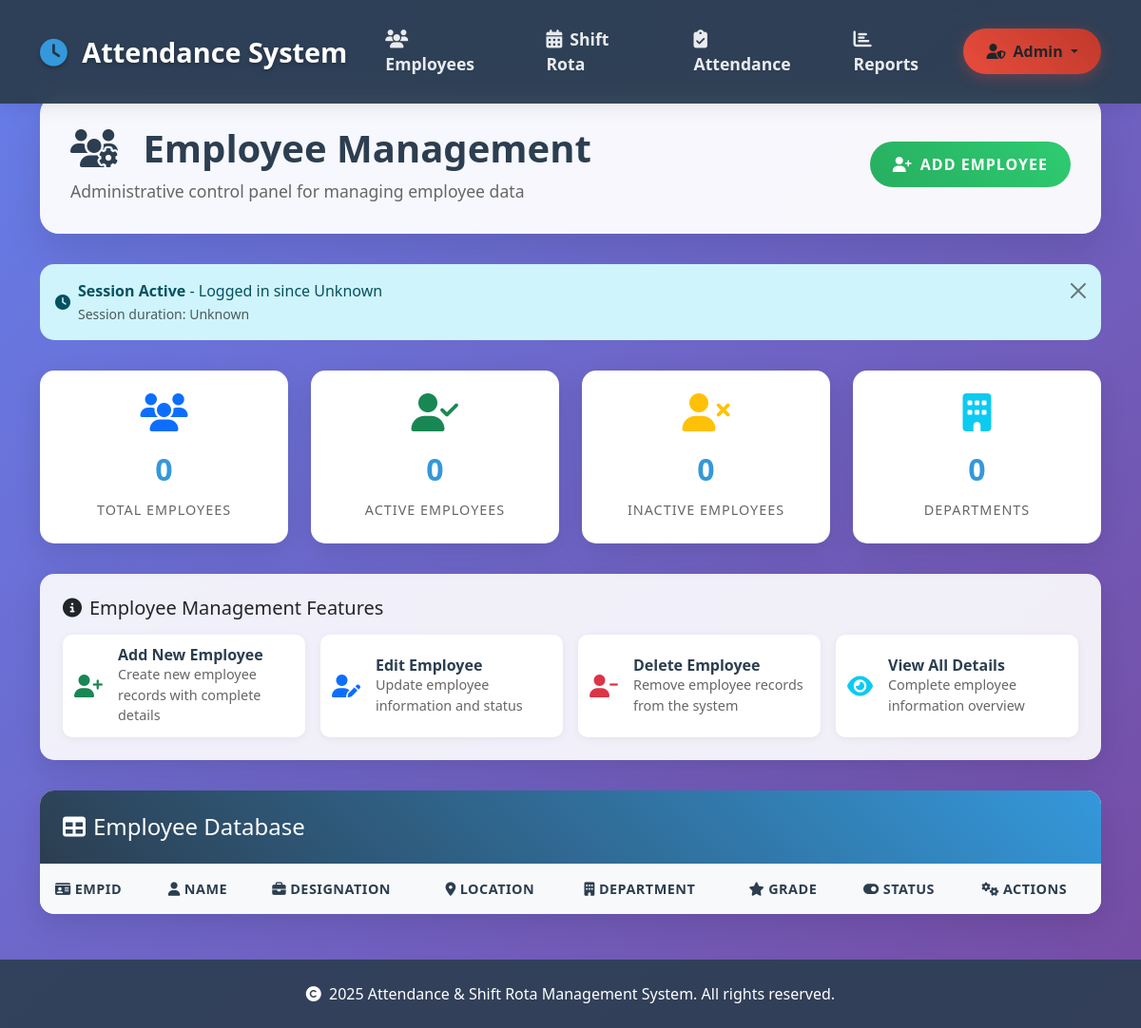
/admin/employees (signed in), run on an earlier commit of the app's database.
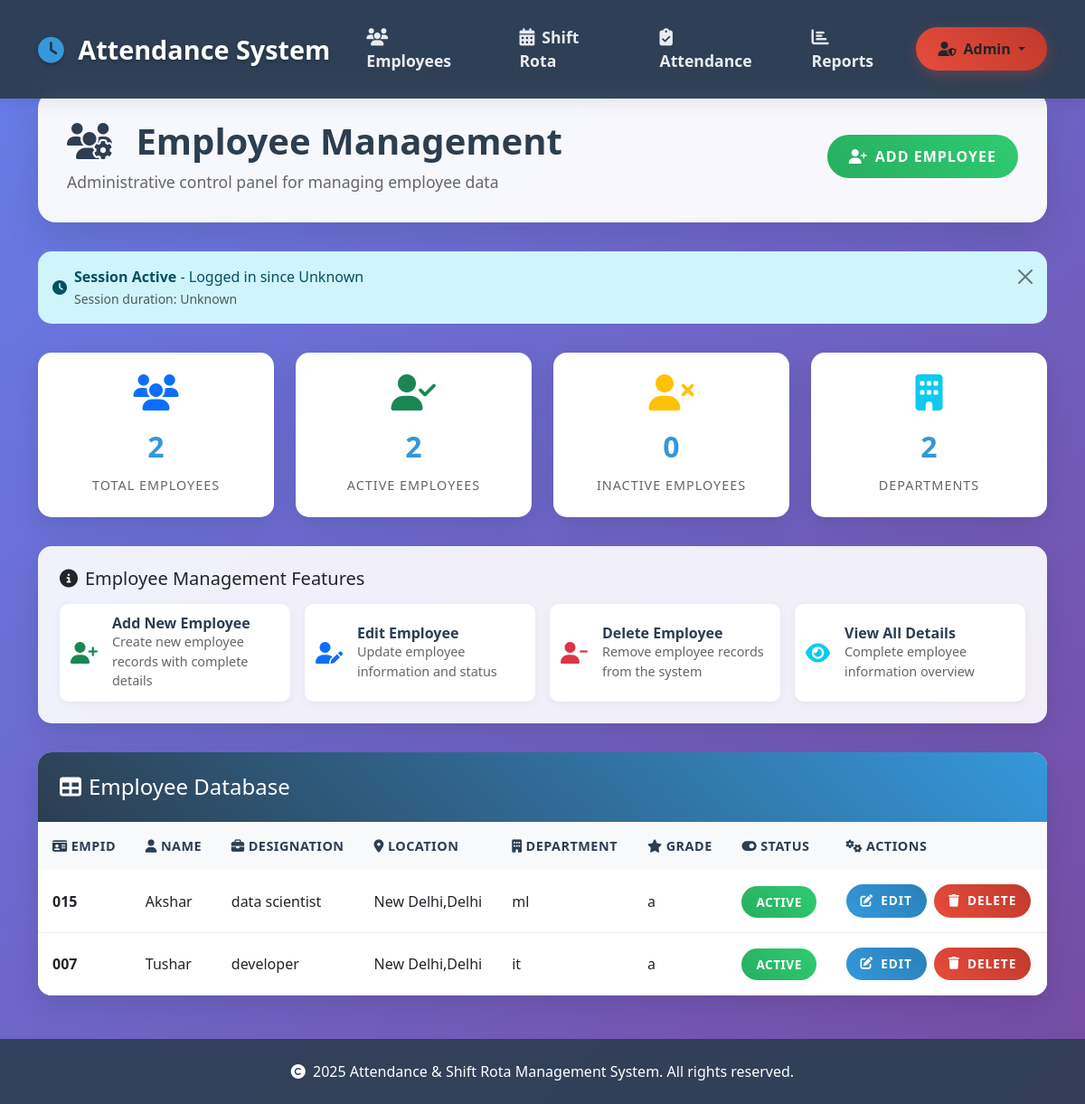
And on a later commit of the database.
### Sarthak-final-main/models.py (models this page shows)
class Employee(db.Model):
    id = db.Column(db.Integer, primary_key=True)
    emp_id = db.Column(db.String(20), unique=True, nullable=False)
    name = db.Column(db.String(100), nullable=False)
    designation = db.Column(db.String(100))
    location = db.Column(db.String(100))
    department = db.Column(db.String(100))
    grade = db.Column(db.String(50))
    status = db.Column(db.String(20), default='active')

### Sarthak-final-main/app.py (the view)
@app.route('/admin/employees')
@admin_required
def admin_employees():
    employees = Employee.query.all()
    return render_template('admin_employees.html', employees=employees)

### Sarthak-final-main/app.py (called while the page is built)
def admin_required(f):
    from functools import wraps
    @wraps(f)
    def decorated_function(*args, **kwargs):
        if not session.get('admin'):
            flash('Admin login required.', 'danger')
            return redirect(url_for('admin_login'))
        login_time = session.get('login_time')
        if login_time:
            try:
                login_datetime = datetime.fromisoformat(login_time)
                if datetime.now() - login_datetime > timedelta(hours=8):
                    session.clear()
                    flash('Session expired. Please login again.', 'warning')
                    return redirect(url_for('admin_login'))
            except ValueError:
                pass  # If login_time is invalid, continue
        return f(*args, **kwargs)
    return decorated_function

### Sarthak-final-main/templates/admin_employees.html (shortened to what the changed rows need)
<!DOCTYPE html>
<html lang="en">
<head>
    <link href="https://cdn.jsdelivr.net/npm/bootstrap@5.3.0/dist/css/bootstrap.min.css" rel="stylesheet">
    <link href="https://cdnjs.cloudflare.com/ajax/libs/font-awesome/6.4.0/css/all.min.css" rel="stylesheet">
</head>
<body>
    <div class="container" style="margin-top: 100px;">
        <div class="page-header">
            <div class="admin-header">
                <div class="header-left">
                    <div>
                        <h1 class="page-title">
                            <i class="fas fa-users-cog me-3"></i>
                            Employee Management
                        </h1>
                    </div>
                </div>
            </div>
        </div>
        <div class="stats-cards">
            <div class="stat-card">
                <i class="fas fa-users stat-icon text-primary"></i>
                <span class="stat-number">{{ employees|length }}</span>
                <div class="stat-label">Total Employees</div>
            </div>
            <div class="stat-card">
                <i class="fas fa-user-check stat-icon text-success"></i>
                <span class="stat-number">{{ employees|selectattr('status', 'equalto', 'active')|list|length }}</span>
                <div class="stat-label">Active Employees</div>
            </div>
            <div class="stat-card">
                <i class="fas fa-building stat-icon text-info"></i>
                <span class="stat-number">{{ employees|map(attribute='department')|unique|list|length }}</span>
                <div class="stat-label">Departments</div>
            </div>
        </div>
        <div class="employee-table">
            <div class="table-responsive">
                <table class="table table-hover mb-0">
                    <thead>
                        <tr>
                            <th><i class="fas fa-id-card me-1"></i>EmpID</th>
                            <th><i class="fas fa-user me-1"></i>Name</th>
                            <th><i class="fas fa-briefcase me-1"></i>Designation</th>
                            <th><i class="fas fa-map-marker-alt me-1"></i>Location</th>
                            <th><i class="fas fa-building me-1"></i>Department</th>
                            <th><i class="fas fa-star me-1"></i>Grade</th>
                            <th><i class="fas fa-toggle-on me-1"></i>Status</th>
                            <th><i class="fas fa-cogs me-1"></i>Actions</th>
                        </tr>
                    </thead>
                    <tbody>
                        {% for emp in employees %}
                        <tr>
                            <td><strong>{{ emp.emp_id or 'N/A' }}</strong></td>
                            <td>{{ emp.name or 'N/A' }}</td>
                            <td>{{ emp.designation or 'N/A' }}</td>
                            <td>{{ emp.location or 'N/A' }}</td>
                            <td>{{ emp.department or 'N/A' }}</td>
                            <td>{{ emp.grade or 'N/A' }}</td>
                            <td>
                                <span class="status-badge status-{{ emp.status.lower() if emp.status else 'inactive' }}">
                                    {{ emp.status or 'Inactive' }}
                                </span>
                            </td>
                            <td>
                                <div class="action-buttons">
                                    <a href="/admin/employee/edit/{{ emp.id }}" class="btn-custom btn-primary-custom btn-sm">
                                        <i class="fas fa-edit"></i>Edit
                                    </a>
                                    <form action="/admin/employee/delete/{{ emp.id }}" method="post" style="display:inline-block;" onsubmit="return confirm('Are you sure you want to delete this employee? This action cannot be undone.');">
                                        <button type="submit" class="btn-custom btn-danger-custom btn-sm">
                                            <i class="fas fa-trash"></i>Delete
                                        </button>
                                    </form>
                                </div>
                            </td>
                        </tr>
                        {% endfor %}
                    </tbody>
                </table>
            </div>
        </div>
    </div>
</body>
</html>

What changed in the data, as far as the page shows it:
added Employee: emp "015", name "Akshar", designation "data scientist", location "New Delhi,Delhi", department "ml", grade "a", status "ACTIVE"
added Employee: emp "007", name "Tushar", designation "developer", location "New Delhi,Delhi", department "it", grade "a", status "ACTIVE"
Also different on the page:
{{ employees|length }}: "0" → "2"
{{ employees|selectattr('status', 'equalto', 'active')|list|length }}: "0" → "2"
{{ employees|map(attribute='department')|unique|list|length }}: "0" → "2"
